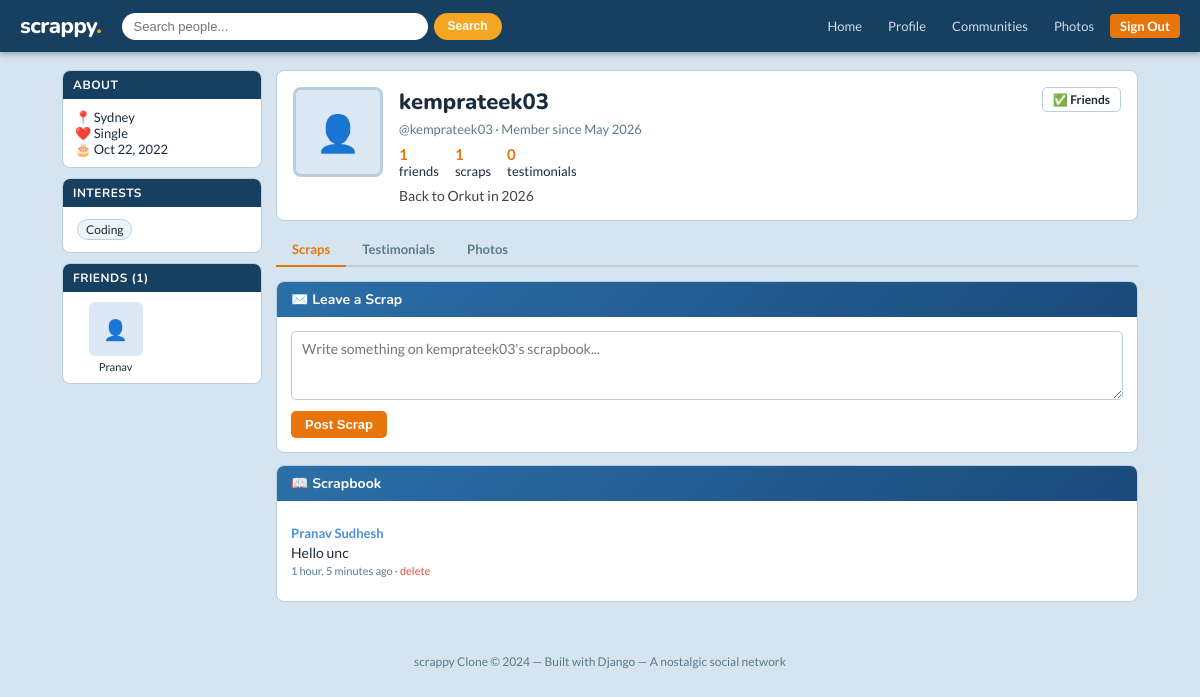
Screenshot of /profile/kemprateek03/ (signed in) with the database file from the repository.
### core/models.py (models this page shows, shortened)
class Profile(models.Model):
    user = models.OneToOneField(User, on_delete=models.CASCADE, related_name='profile')
    avatar = models.ImageField(upload_to='avatars/', blank=True, null=True)
    bio = models.TextField(blank=True)
    location = models.CharField(max_length=100, blank=True)
    birthday = models.DateField(blank=True, null=True)
    relationship_status = models.CharField(max_length=50, blank=True, choices=[
        ('single', 'Single'), ('in_relationship', 'In a Relationship'),
        ('married', 'Married'), ('complicated', "It's Complicated"),
    ])
    interests = models.TextField(blank=True, help_text="Comma-separated interests")
    website = models.URLField(blank=True)
    created_at = models.DateTimeField(auto_now_add=True)
    def friends(self):
        accepted = Friendship.objects.filter(
            models.Q(sender=self.user) | models.Q(receiver=self.user),
            status='accepted'
        )
        friends = []
        for f in accepted:
            friends.append(f.receiver if f.sender == self.user else f.sender)
        return friends

class Scrap(models.Model):
    author = models.ForeignKey(User, on_delete=models.CASCADE, related_name='scraps_written')
    recipient = models.ForeignKey(User, on_delete=models.CASCADE, related_name='scraps_received')
    content = models.TextField()
    created_at = models.DateTimeField(auto_now_add=True)
    class Meta:
        ordering = ['-created_at']

### core/views.py (the view)
# urls.py: path('profile/<str:username>/', views.profile_view, name='profile'),
@login_required
def profile_view(request, username):
    profile_user = get_object_or_404(User, username=username)
    profile = get_object_or_404(Profile, user=profile_user)
    scraps = Scrap.objects.filter(recipient=profile_user)
    testimonials = Testimonial.objects.filter(recipient=profile_user, approved=True)
    albums = Album.objects.filter(owner=profile_user)
    scrap_form = ScrapForm()
    testimonial_form = TestimonialForm()
    friendship_status = None
    if request.user != profile_user:
        try:
            fs = Friendship.objects.get(
                Q(sender=request.user, receiver=profile_user) |
                Q(sender=profile_user, receiver=request.user)
            )
            friendship_status = fs.status
            if fs.sender == profile_user and fs.status == 'pending':
                friendship_status = 'received'
        except Friendship.DoesNotExist:
            friendship_status = 'none'
    return render(request, 'core/profile.html', {
        'profile_user': profile_user,
        'profile': profile,
        'scraps': scraps,
        'testimonials': testimonials,
        'albums': albums,
        'scrap_form': scrap_form,
        'testimonial_form': testimonial_form,
        'friendship_status': friendship_status,
        'friends': profile.friends(),
    })

### core/forms.py
class ScrapForm(forms.ModelForm):
    class Meta:
        model = Scrap
        fields = ['content']
        widgets = {
            'content': forms.Textarea(attrs={'rows': 3, 'placeholder': 'Write a scrap...'}),
        }
        labels = {'content': ''}

class TestimonialForm(forms.ModelForm):
    class Meta:
        model = Testimonial
        fields = ['content']
        widgets = {
            'content': forms.Textarea(attrs={'rows': 5, 'placeholder': 'Write a testimonial...'}),
        }
        labels = {'content': ''}

### core/templates/core/profile.html (shortened to what this page needs)
{% extends 'core/base.html' %}
{% block content %}
<div class="page-container wide">
    <aside class="sidebar">
        <div class="sidebar-card">
            <div class="sidebar-title">About</div>
            <div style="padding:10px 12px;font-size:13px;">
                {% if profile.location %}<div>📍 {{ profile.location }}</div>{% endif %}
                {% if profile.relationship_status %}<div>❤️ {{ profile.get_relationship_status_display }}</div>{% endif %}
                {% if profile.birthday %}<div>🎂 {{ profile.birthday|date:"M d, Y" }}</div>{% endif %}
            </div>
        </div>
        {% if profile.interests %}
        <div class="sidebar-card">
            <div class="sidebar-title">Interests</div>
            <div style="padding:10px 12px;font-size:13px;">
                {% for interest in profile.interests.split %}
                <span style="display:inline-block;background:#eef4fa;border:1px solid #b8cfe0;border-radius:12px;padding:2px 8px;margin:2px;font-size:12px;">{{ interest }}</span>
                {% endfor %}
            </div>
        </div>
        {% endif %}
        <div class="sidebar-card">
            <div class="sidebar-title">Friends ({{ friends|length }})</div>
            <div style="padding:10px;">
                <div class="friends-grid">
                    {% for friend in friends|slice:":9" %}
                    <div class="friend-thumb">
                        <a href="{% url 'profile' friend.username %}">
                            <div class="avatar">
                                {% if friend.profile.avatar %}<img src="{{ friend.profile.avatar.url }}">{% else %}👤{% endif %}
                            </div>
                            {{ friend.first_name|default:friend.username|truncatechars:8 }}
                        </a>
                    </div>
                    {% endfor %}
                </div>
            </div>
        </div>
    </aside>
    <main style="grid-column:2 / span 2;">
        <div class="profile-header">
            <div class="profile-avatar">
                {% if profile.avatar %}<img src="{{ profile.avatar.url }}">{% else %}👤{% endif %}
            </div>
            <div class="profile-info" style="flex:1;">
                <h1>{{ profile_user.get_full_name|default:profile_user.username }}</h1>
                <div class="meta">@{{ profile_user.username }} &middot; Member since {{ profile_user.date_joined|date:"M Y" }}</div>
                <div class="profile-stats">
                    <div class="stat"><strong>{{ friends|length }}</strong><br>friends</div>
                    <div class="stat"><strong>{{ scraps|length }}</strong><br>scraps</div>
                    <div class="stat"><strong>{{ testimonials|length }}</strong><br>testimonials</div>
                </div>
                {% if profile.bio %}<p style="margin-top:8px;font-size:14px;color:#444;">{{ profile.bio }}</p>{% endif %}
            </div>
            <div style="display:flex;flex-direction:column;gap:6px;align-items:flex-end;">
                {% if user == profile_user %}
                    <a href="{% url 'edit_profile' username=user.username %}" class="btn btn-outline btn-sm">✏️ Edit Profile</a>
                    <a href="{% url 'create_album' %}" class="btn btn-outline btn-sm">📷 Add Album</a>
                {% else %}
                    {% if friendship_status == 'none' %}
                        <a href="{% url 'send_friend_request' profile_user.username %}" class="btn btn-primary btn-sm">+ Add Friend</a>
                    {% elif friendship_status == 'pending' %}
                        <span class="btn btn-outline btn-sm" style="cursor:default;">Request Sent</span>
                    {% elif friendship_status == 'received' %}
                        <span style="font-size:13px;color:#888;">Wants to be your friend</span>
                    {% elif friendship_status == 'accepted' %}
                        <span class="btn btn-outline btn-sm" style="cursor:default;">✅ Friends</span>
                    {% endif %}
                {% endif %}
            </div>
        </div>
        <div class="tabs">
            <div class="tab active" onclick="showTab('scraps', this)">Scraps</div>
            <div class="tab" onclick="showTab('testimonials', this)">Testimonials</div>
            <div class="tab" onclick="showTab('photos', this)">Photos</div>
        </div>
        <div id="tab-scraps">
            {% if user != profile_user %}
            <div class="card">
                <div class="card-header">✉️ Leave a Scrap</div>
                <div class="card-body">
                    <form method="post" action="{% url 'post_scrap' profile_user.username %}">
                        <textarea name="content" class="form-control" rows="3" placeholder="Write something on {{ profile_user.first_name|default:profile_user.username }}'s scrapbook..."></textarea>
                        <button type="submit" class="btn btn-primary" style="margin-top:8px;">Post Scrap</button>
                    </form>
                </div>
            </div>
            {% endif %}
            <div class="card">
                <div class="card-header">📖 Scrapbook</div>
                <div class="card-body">
                    {% for scrap in scraps %}
                    <div class="scrap">
                        <div class="scrap-author">
                            <a href="{% url 'profile' scrap.author.username %}">{{ scrap.author.get_full_name|default:scrap.author.username }}</a>
                        </div>
                        <div class="scrap-content">{{ scrap.content }}</div>
                        <div class="scrap-meta">
                            {{ scrap.created_at|timesince }} ago
                            {% if user == profile_user or user == scrap.author %}
                            &middot; <a href="{% url 'delete_scrap' scrap.id %}" style="color:#e74c3c;">delete</a>
                            {% endif %}
                        </div>
                    </div>
                    {% empty %}
                    <p style="color:#888;font-size:13px;">No scraps yet. Be the first!</p>
                    {% endfor %}
                </div>
            </div>
        </div>
    </main>
</div>
{% endblock %}

### core/templates/core/base.html (style rules this page uses)
:root { --primary: #e8750a; --primary-dark: #c4620a; --secondary: #4a90d9; --bg: #d6e4f0; --card: #ffffff; --sidebar: #dce9f5; --border: #b8cfe0; --text: #1a2b3c; --text-muted: #5a7a8a; --accent: #f5a623; --success: #27ae60; --danger: #e74c3c; --nav-bg: #173f5f; }
* { box-sizing: border-box; margin: 0; padding: 0; }
body { font-family: 'Lato', sans-serif; background: var(--bg); color: var(--text); min-height: 100vh; }
a { color: var(--secondary); text-decoration: none; }
.page-container { max-width: 960px; margin: 18px auto; padding: 0 12px; display: grid; grid-template-columns: 200px 1fr; gap: 14px; }
.page-container.wide { grid-template-columns: 200px 1fr 220px; max-width: 1100px; }
.sidebar { display: flex; flex-direction: column; gap: 10px; }
.sidebar-card { background: var(--card); border: 1px solid var(--border); border-radius: 8px; overflow: hidden; }
.sidebar-card .sidebar-title { background: var(--nav-bg); color: #fff; font-family: 'Nunito', sans-serif; font-size: 12px; font-weight: 700; padding: 6px 10px; text-transform: uppercase; letter-spacing: 0.5px; }
.card { background: var(--card); border: 1px solid var(--border); border-radius: 8px; overflow: hidden; margin-bottom: 12px; }
.card-header { background: linear-gradient(135deg, #2c6fa8 0%, #1a4a7a 100%); color: #fff; padding: 8px 14px; font-family: 'Nunito', sans-serif; font-weight: 700; font-size: 14px; display: flex; justify-content: space-between; align-items: center; }
.card-body { padding: 14px; }
.profile-header { background: var(--card); border: 1px solid var(--border); border-radius: 8px; padding: 16px; display: flex; gap: 16px; align-items: flex-start; margin-bottom: 12px; }
.profile-avatar { width: 90px; height: 90px; border-radius: 8px; object-fit: cover; border: 3px solid var(--border); background: var(--sidebar); display: flex; align-items: center; justify-content: center; font-size: 36px; color: var(--text-muted); flex-shrink: 0; overflow: hidden; }
.profile-info h1 { font-family: 'Nunito', sans-serif; font-size: 22px; font-weight: 800; }
.profile-info .meta { font-size: 13px; color: var(--text-muted); margin-top: 4px; }
.profile-stats { display: flex; gap: 16px; margin-top: 8px; }
.profile-stats .stat { font-size: 13px; }
.profile-stats .stat strong { color: var(--primary); font-size: 15px; }
.btn { display: inline-block; padding: 6px 14px; border-radius: 5px; font-size: 13px; font-weight: 600; cursor: pointer; border: none; text-decoration: none; transition: all 0.15s; }
.btn-primary { background: var(--primary); color: #fff; }
.btn-sm { padding: 4px 10px; font-size: 12px; }
.btn-outline { background: transparent; border: 1px solid var(--border); color: var(--text); }
.form-control { width: 100%; padding: 8px 10px; border: 1px solid var(--border); border-radius: 5px; font-size: 14px; font-family: inherit; outline: none; transition: border 0.15s; }
textarea.form-control { resize: vertical; }
.scrap { border-bottom: 1px solid #eef; padding: 10px 0; }
.scrap:last-child { border-bottom: none; }
.scrap .scrap-author { font-weight: 700; font-size: 13px; }
.scrap .scrap-content { font-size: 14px; margin-top: 3px; }
.scrap .scrap-meta { font-size: 11px; color: var(--text-muted); margin-top: 3px; }
.friends-grid { display: grid; grid-template-columns: repeat(auto-fill, minmax(70px, 1fr)); gap: 8px; }
.friend-thumb { text-align: center; font-size: 11px; }
.friend-thumb .avatar { width: 54px; height: 54px; border-radius: 6px; background: var(--sidebar); margin: 0 auto 4px; display: flex; align-items: center; justify-content: center; font-size: 20px; color: var(--text-muted); overflow: hidden; }
.friend-thumb a { color: var(--text); font-size: 11px; }
.tabs { display: flex; border-bottom: 2px solid var(--border); margin-bottom: 14px; }
.tab { padding: 8px 16px; font-size: 13px; font-weight: 600; cursor: pointer; border-bottom: 2px solid transparent; margin-bottom: -2px; color: var(--text-muted); }
.tab.active { border-bottom-color: var(--primary); color: var(--primary); }

### rows the page displays
Profile: location "Sydney", relationship_status "Single", birthday "Oct 22, 2022", split "Coding", bio "Back to Orkut in 2026"
Scrap: author.get_full_name "Pranav Sudhesh", content "Hello unc", created_at "1 hour, 5 minutes", shows "delete"

### other values shown
{{ friends|length }} "1"
{{ friend.first_name|default:friend.username|truncatechars:8 }} "Pranav"
{{ profile_user.get_full_name|default:profile_user.username }} "kemprateek03"
{{ profile_user.username }} "kemprateek03"
{{ profile_user.date_joined|date:"M Y" }} "May 2026"
{{ scraps|length }} "1"
{{ testimonials|length }} "0"
